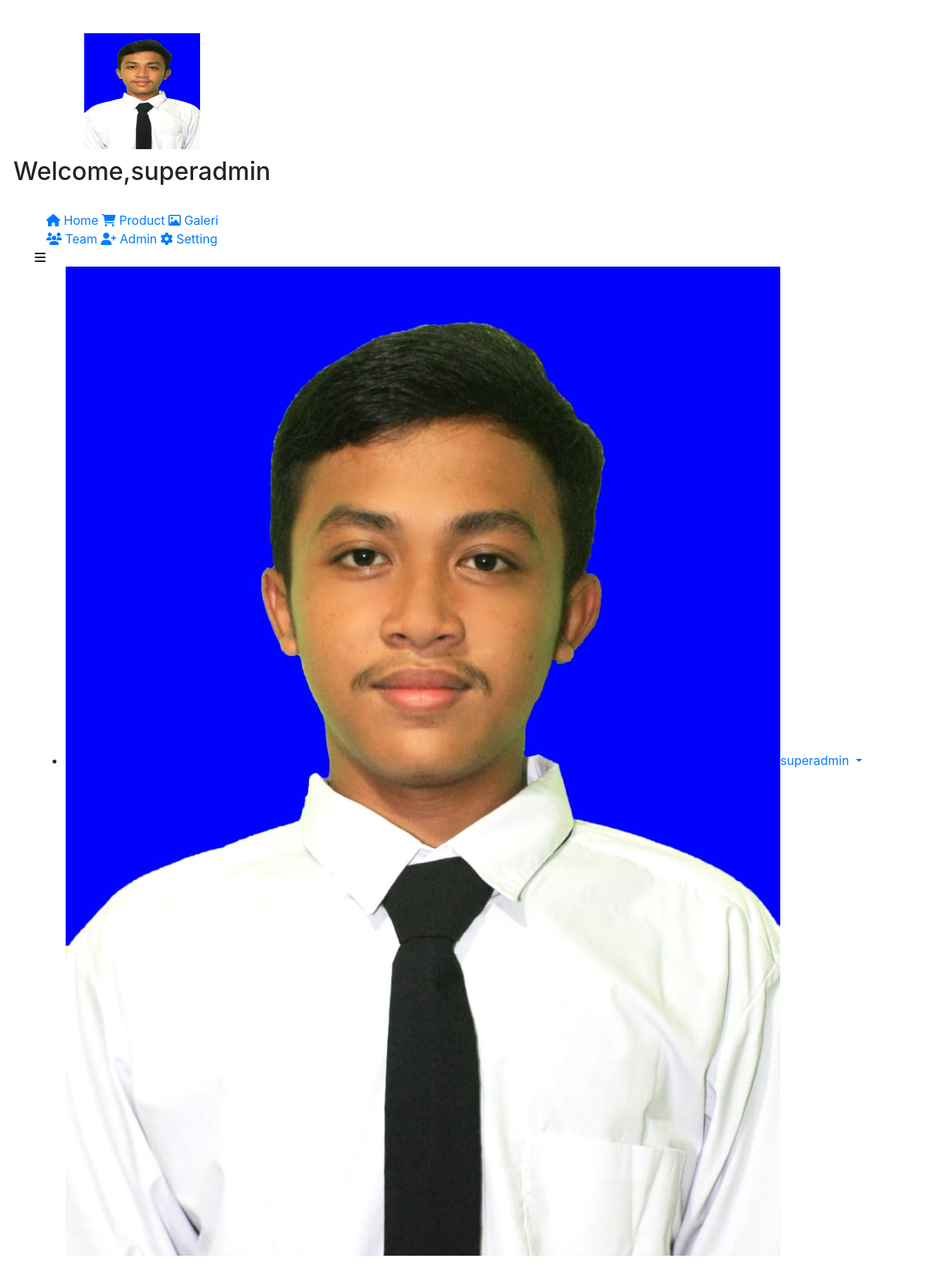
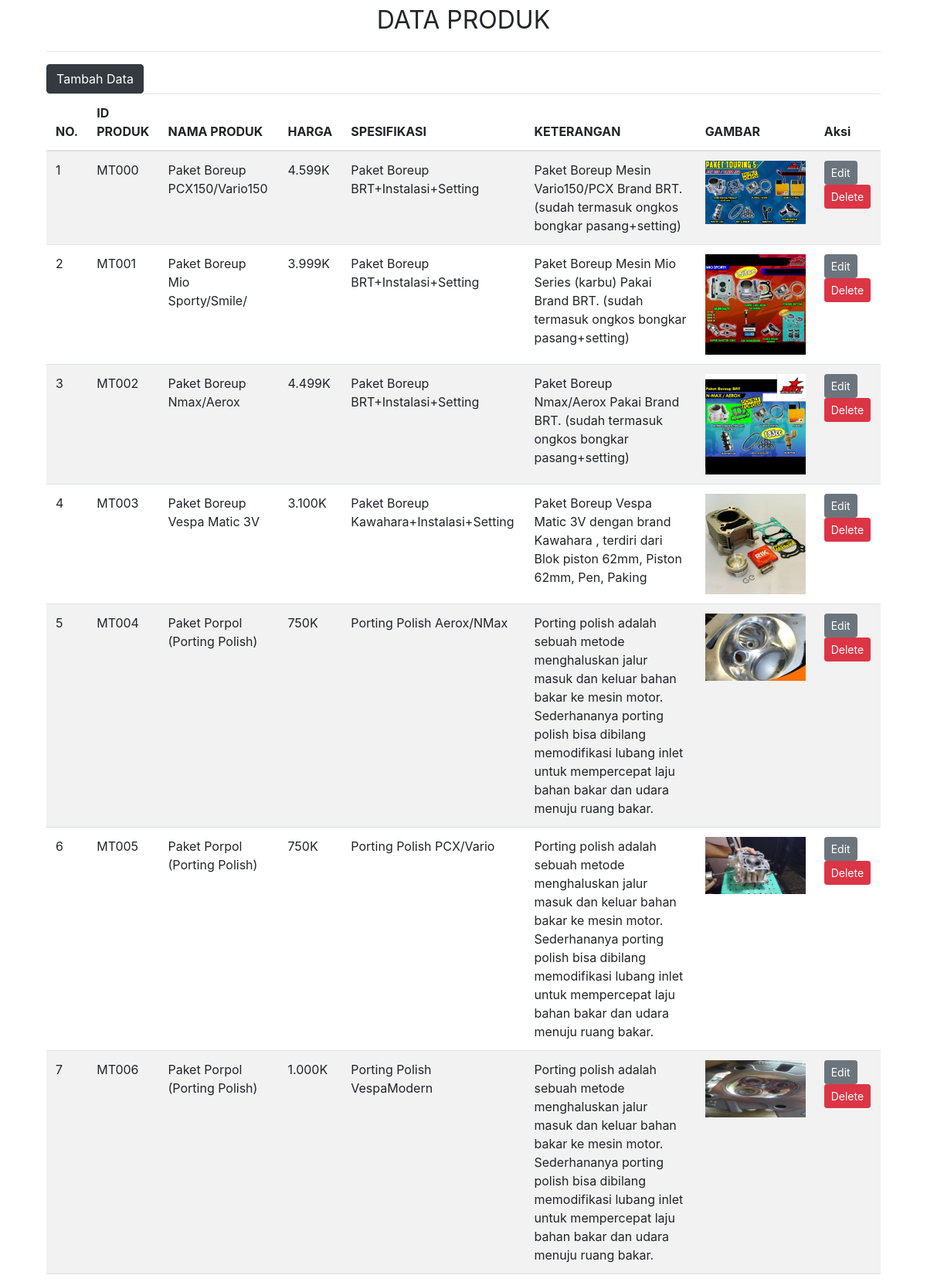
Screenshot of /adminweb/index.php?page=tampil_produk (signed in, upper part) with the database file from the repository (2 pictures, top to bottom).
### tables this page shows
CREATE TABLE `produk` (
  `id_produk` varchar(8) NOT NULL,
  `nama_produk` varchar(30) NOT NULL,
  `harga` varchar(9) NOT NULL,
  `gambar_produk` text NOT NULL,
  `keterangan_produk` text NOT NULL,
  `spesifikasi` text NOT NULL
);

### adminweb/security.php (called while the page is built)
<?php
if (isset($_SESSION['data_admin']) || isset($_SESSION['data_admin_super'])) {
        if (isset($_SESSION['data_admin'])) {
                $akun = $_SESSION['data_admin'];
                $admin = mysqli_fetch_array(mysqli_query($conect, "SELECT * FROM tb_admin where email_admin='$akun'"));
        } else {
                $akun = $_SESSION['data_admin_super'];
                $admin = mysqli_fetch_array(mysqli_query($conect, "SELECT * FROM tb_admin where email_admin='$akun' AND level_admin='Super Admin'"));
        }
} else {
        header('location:logout.php');
}

### adminweb/module/module_product/tampil.php (the view, shortened to what this page needs)
<?php
include('../../koneksi.php');
?>
<div class="container" style="margin-top:20px">
	<center>
		<font size="6">DATA PRODUK</font>
	</center>
	<hr>
	<a href="index.php?page=tambah_produk"><button class="btn btn-dark right">Tambah Data</button></a>
	<div class="table-responsive">
		<table class="table table-striped jambo_table bulk_action">
			<thead>
				<tr>
					<th>NO.</th>
					<th>ID PRODUK</th>
					<th>NAMA PRODUK</th>
					<th>HARGA</th>
					<th>SPESIFIKASI</th>
					<th>KETERANGAN</th>
					<th>GAMBAR</th>
					<th>Aksi</th>
				</tr>
			</thead>
			<tbody>
				<?php
				$sql = mysqli_query($conect, "SELECT * FROM produk") or die(mysqli_error($conect));
				if (mysqli_num_rows($sql) > 0) {
					$no = 1;
					while ($data = mysqli_fetch_assoc($sql)) {
						echo '
						<tr>
							<td>' . $no . '</td>
							<td>' . $data['id_produk'] . '</td>
							<td>' . $data['nama_produk'] . '</td>
							<td>' . $data['harga'] . '</td>
							<td>' . $data['spesifikasi'] . '</td>
							<td>' . $data['keterangan_produk'] . '</td>
							<td>' . '
							<img src="assets/images/product/' . $data['gambar_produk'] . '" alt="' . $data['nama_produk'] . '" style="width: 130px" />
							</td>
							<td>
								<a href="index.php?page=edit_produk&id=' . $data['id_produk'] . '" class="btn btn-secondary btn-sm">Edit</a>
								<a href="module/module_product/delete.php?id=' . $data['id_produk'] . '" class="btn btn-danger btn-sm" onclick="return confirm(\'Yakin ingin menghapus data ini?\')">Delete</a>
							</td>
						</tr>
						';
						$no++;
					}
				} else {
					echo '
					<tr>
						<td colspan="8">Tidak ada data.</td>
					</tr>
					';
				}
				?>
		</table>
	</div>
</div>

### adminweb/index.php (shortened to what this page needs)
<?php
include('setting_metatag.php');
include('security.php');
?>
<body class="nav-md">
  <div class="container body">
    <div class="main_container">
      <div class="col-md-3 left_col">
        <div class="left_col scroll-view">
          <div class="navbar nav_title" style="border: 0;">
            <center>
              <a href="index.php"><span>
                  <font size="4.95" color="white" face="Helvetica Neue">GARASI4CONCEPT</font>
              </a></span>
            </center>
          </div>
          <div class="col profile clearfix">
            <div class="row ">
              <div class="col d-lg-flex justify-content-lg-center align-items-lg-center"><img alt="<?= $admin['foto_admin'] ?>" class="img-circle d-lg-flex justify-content-lg-center align-items-lg-center" src="assets/images/admin/<?= $admin['foto_admin'] ?>" style=" width: 150px;height: 150px;" /></div>
            </div>
            <div class="row " style="margin-top: 10px;">
              <div class="col d-lg-flex justify-content-lg-center align-items-lg-center">
                <h2>Welcome,</h2>
                <h2><?= $admin['nama_admin'] ?></h2>
              </div>
            </div>
          </div>
          <br />
          <?php
          include('setting_navbar.php')
          ?>
        </div>
      </div>
      <div class=" top_nav">
        <div class="nav_menu">
          <div class="nav toggle">
            <a id="menu_toggle"><i class="fa fa-bars"></i></a>
          </div>
          <nav class="nav navbar-nav">
            <ul class=" navbar-right">
              <li class="nav-item dropdown open">
                <a href="#" class="user-profile dropdown-toggle" aria-haspopup="true" id="navbarDropdown" data-toggle="dropdown" aria-expanded="false">
                  <img src="assets/images/admin/<?= $admin['foto_admin'] ?>" alt=""><?= $admin['nama_admin'] ?>
                </a>
              </li>
            </ul>
          </nav>
        </div>
      </div>
      <div class="right_col" role="main">
        <?php
        $queries = array();
        parse_str($_SERVER['QUERY_STRING'], $queries);
        switch ($queries['page']) {
          case 'tampil_produk':
            include 'module/module_product/tampil.php';
            break;
        }
        ?>
      </div>
      <?php
      include('setting_footer.php')
      ?>

### rows the page displays
produk: id_produk "MT000", nama_produk "Paket Boreup PCX150/Vario150", harga "4.599K", spesifikasi "Paket Boreup BRT+Instalasi+Setting", keterangan_produk "Paket Boreup Mesin Vario150/PCX Brand BRT. (sudah termasuk ongkos bongkar pasang+setting)", gambar_produk (picture)
produk: id_produk "MT001", nama_produk "Paket Boreup Mio Sporty/Smile/", harga "3.999K", spesifikasi "Paket Boreup BRT+Instalasi+Setting", keterangan_produk "Paket Boreup Mesin Mio Series (karbu) Pakai Brand BRT. (sudah termasuk ongkos bongkar pasang+setting)", gambar_produk+nama_produk (picture)
produk: id_produk "MT002", nama_produk "Paket Boreup Nmax/Aerox", harga "4.499K", spesifikasi "Paket Boreup BRT+Instalasi+Setting", keterangan_produk "Paket Boreup Nmax/Aerox Pakai Brand BRT. (sudah termasuk ongkos bongkar pasang+setting)", gambar_produk (picture)
produk: id_produk "MT003", nama_produk "Paket Boreup Vespa Matic 3V", harga "3.100K", spesifikasi "Paket Boreup Kawahara+Instalasi+Setting", keterangan_produk "Paket Boreup Vespa Matic 3V dengan brand Kawahara , terdiri dari Blok piston 62mm, Piston 62mm, Pen, Paking", gambar_produk (picture)
produk: id_produk "MT004", nama_produk "Paket Porpol (Porting Polish)", harga "750K", spesifikasi "Porting Polish Aerox/NMax", keterangan_produk "Porting polish adalah sebuah metode menghaluskan jalur masuk dan keluar bahan bakar ke mesin motor. Sederhananya porting polish bisa dibilang memodifikasi lubang inlet untuk mempercepat laju bahan bakar dan udara menuju ruang bakar.", gambar_produk (picture)
produk: id_produk "MT005", nama_produk "Paket Porpol (Porting Polish)", harga "750K", spesifikasi "Porting Polish PCX/Vario", keterangan_produk "Porting polish adalah sebuah metode menghaluskan jalur masuk dan keluar bahan bakar ke mesin motor. Sederhananya porting polish bisa dibilang memodifikasi lubang inlet untuk mempercepat laju bahan bakar dan udara menuju ruang bakar.", gambar_produk (picture)
produk: id_produk "MT006", nama_produk "Paket Porpol (Porting Polish)", harga "1.000K", spesifikasi "Porting Polish VespaModern", keterangan_produk "Porting polish adalah sebuah metode menghaluskan jalur masuk dan keluar bahan bakar ke mesin motor. Sederhananya porting polish bisa dibilang memodifikasi lubang inlet untuk mempercepat laju bahan bakar dan udara menuju ruang bakar.", gambar_produk (picture)

### other values shown
$admin['nama_admin'] "superadmin"
